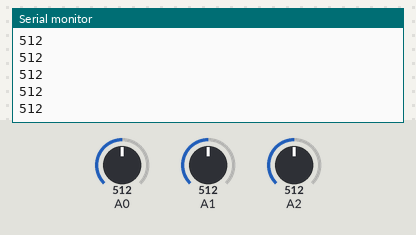
A sketch run on a simulated Arduino Uno, built with avr-gcc and run on an emulated ATmega328P. Shown: the last lines printed to the serial monitor. The inputs (shaded band) are chosen by the test bench; at power-on: A0 = 512, A1 = 512, A2 = 512.

Above: at 1.8 s.
1.9 s: A0 set to 716
At 2.8 s:
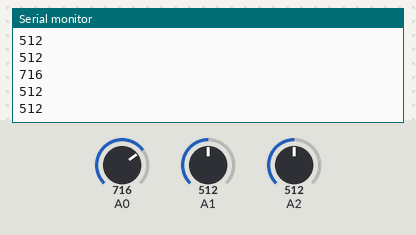
3.4 s: A1 set to 306
At 4.5 s:
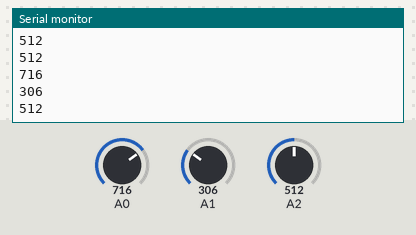
4.9 s: A2 set to 900
At 5.8 s:
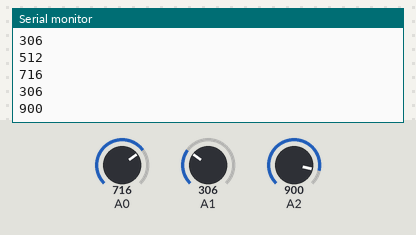
6.4 s: A2 set to 1023
At 7.7 s:
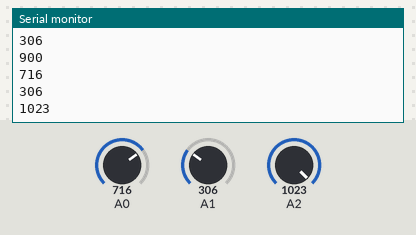
7.9 s: A1 set to 122
At 8.8 s:
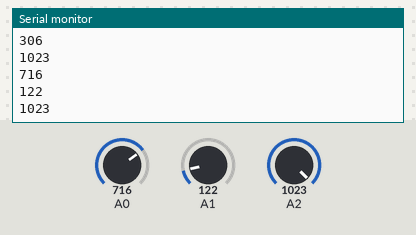
9.4 s: A0 set to 511
At 10.4 s:
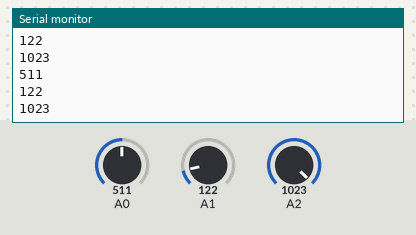
Timing chart, 0 to 11.9 s (numbered marks = the images above; inputs shaded):
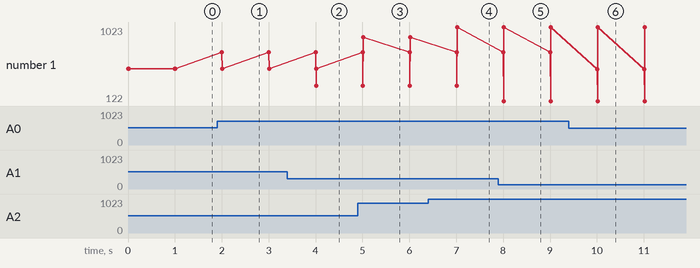

The sketch:

voltage_detector.ino
```cpp
#include <Servo.h>
int servo=9;
int servoPos=0;
int red;
int blue;
int green;
void setup() {
  // put your setup code here, to run once:
Serial.begin(9600);
pinMode(A0,INPUT);
pinMode(A1,INPUT);
pinMode(A2,INPUT);
}

void loop() {
  // put your main code here, to run repeatedly:
red=analogRead(A0);
blue=analogRead(A1);
green=analogRead(A2);
Serial.println(red);

Serial.println(blue);


Serial.println(green);
delay(1000);

}
```

Measured:
- after the input at 1.9 s, the serial monitor: prints a new line after 0.10 s (image 1)
- after the input at 3.4 s, the serial monitor: prints a new line after 0.61 s (image 2)
- after the input at 4.9 s, the serial monitor: prints a new line after 0.12 s (image 3)
- after the input at 6.4 s, the serial monitor: prints a new line after 0.62 s (image 4)
- after the input at 7.9 s, the serial monitor: prints a new line after 0.11 s (image 5)
- after the input at 9.4 s, the serial monitor: prints a new line after 0.61 s (image 6)
- plotted number 1: 512 → 900 after the input at 4.9 s, 900 → 1023 after the input at 6.4 s
